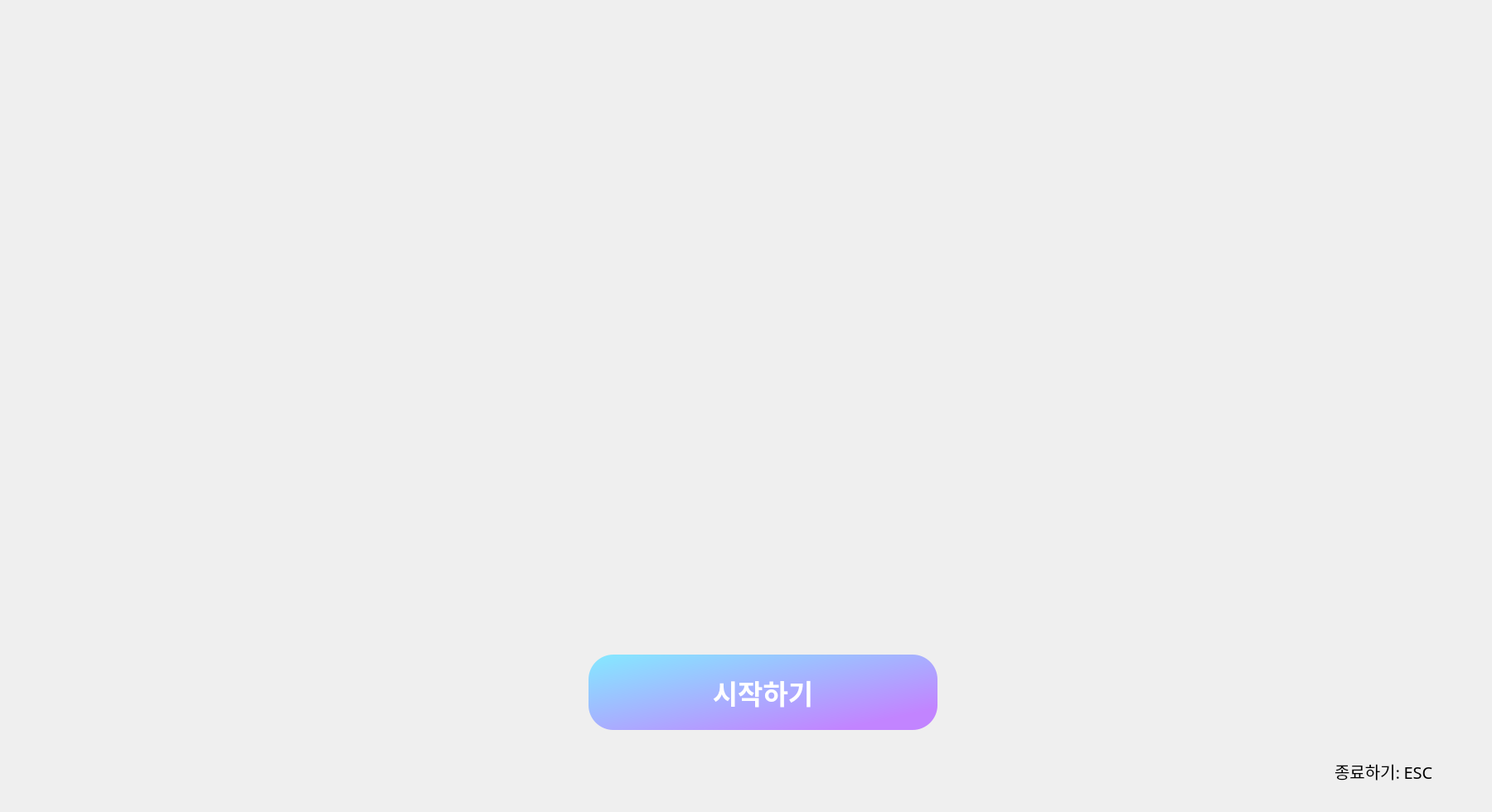
<?xml version="1.0" encoding="UTF-8"?>
<ui version="4.0">
 <class>Form</class>
 <widget class="QWidget" name="Form">
  <property name="geometry">
   <rect>
    <x>0</x>
    <y>0</y>
    <width>1800</width>
    <height>980</height>
   </rect>
  </property>
  <property name="windowTitle">
   <string>Form</string>
  </property>
  <property name="toolTipDuration">
   <number>2</number>
  </property>
  <property name="styleSheet">
   <string notr="true">background-color:'#3c4043'; color:'white';
</string>
  </property>
  <widget class="QLabel" name="logo">
   <property name="geometry">
    <rect>
     <x>660</x>
     <y>90</y>
     <width>512</width>
     <height>512</height>
    </rect>
   </property>
   <property name="styleSheet">
    <string notr="true"/>
   </property>
   <property name="text">
    <string/>
   </property>
  </widget>
  <widget class="QPushButton" name="start_button">
   <property name="geometry">
    <rect>
     <x>710</x>
     <y>790</y>
     <width>421</width>
     <height>91</height>
    </rect>
   </property>
   <property name="maximumSize">
    <size>
     <width>16777177</width>
     <height>16777215</height>
    </size>
   </property>
   <property name="font">
    <font>
     <family>Noto Sans KR</family>
     <pointsize>25</pointsize>
     <weight>75</weight>
     <italic>false</italic>
     <bold>true</bold>
     <underline>false</underline>
     <strikeout>false</strikeout>
     <kerning>false</kerning>
    </font>
   </property>
   <property name="cursor">
    <cursorShape>PointingHandCursor</cursorShape>
   </property>
   <property name="tabletTracking">
    <bool>true</bool>
   </property>
   <property name="styleSheet">
    <string notr="true">border-radius:30px;
color: white;
	background-color: qlineargradient(spread:pad, x1:0, y1:0, x2:0.857143, y2:0.857955, stop:0 #84E9FF , stop:1 #C284FF);
</string>
   </property>
   <property name="text">
    <string>시작하기</string>
   </property>
  </widget>
  <widget class="QLabel" name="label">
   <property name="geometry">
    <rect>
     <x>1610</x>
     <y>910</y>
     <width>141</width>
     <height>41</height>
    </rect>
   </property>
   <property name="font">
    <font>
     <family>Noto Sans KR</family>
     <pointsize>15</pointsize>
    </font>
   </property>
   <property name="text">
    <string>종료하기: ESC</string>
   </property>
  </widget>
 </widget>
 <resources/>
 <connections/>
</ui>
